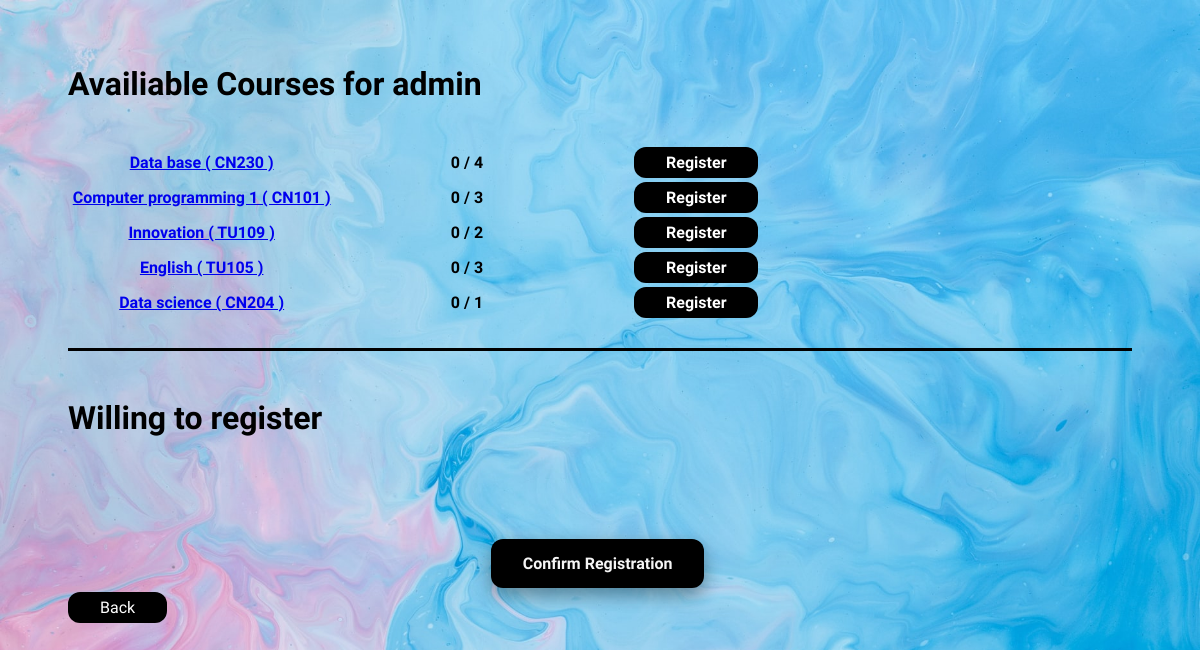
The page /course/register (signed in) on the database as committed earlier.
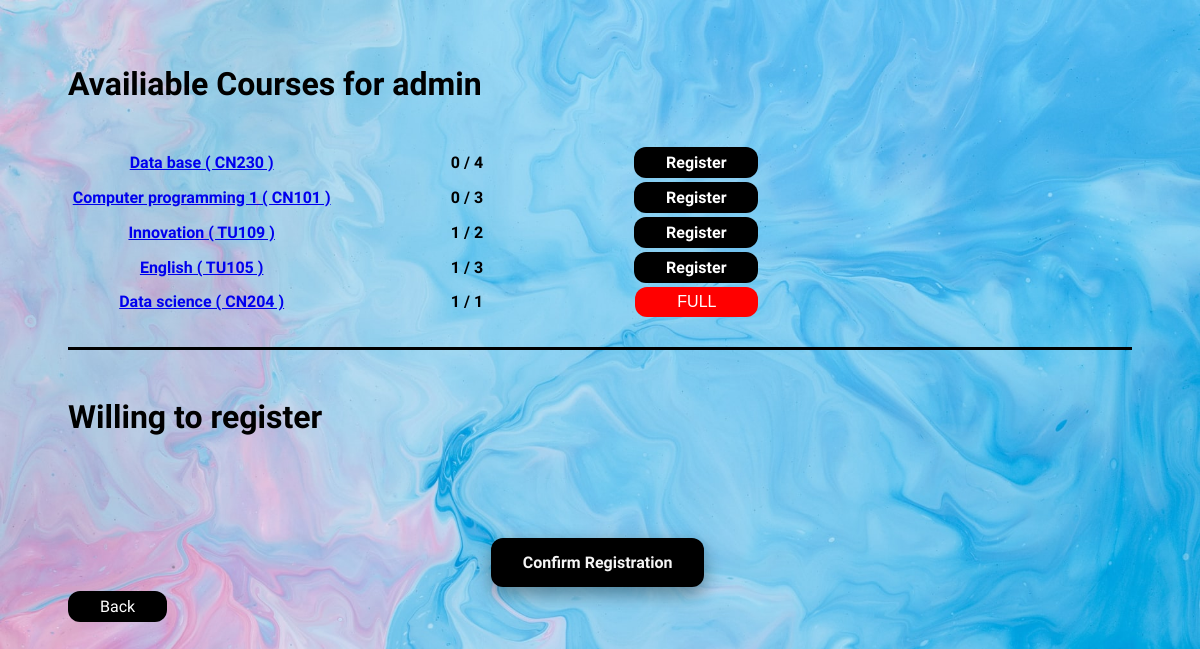
The same page on the database as committed later.
### course/models.py (models this page shows)
class Course(models.Model):
    code = models.CharField(max_length=5)
    name = models.CharField(max_length = 64)
    semester = models.IntegerField()
    year = models.IntegerField()
    amount = models.IntegerField()
    status = models.BooleanField()
    registered = models.ManyToManyField(Student,blank = True)
    def isfull(self) :
        if self.registered.count() == self.amount :
            return True
        return False
    def __str__(self):
        return f"{self.name} ( {self.code} )"

### course/views.py (the view)
# urls.py: path("register", views.register, name="register"),
def register(request) :
    if not request.user.is_authenticated:
        return HttpResponseRedirect(reverse("users:login"))
    username = request.user.username
    open_course = []
    user_temp = Temp_register.objects.get_or_create(user = request.user)[0]
    temp_registered = user_temp.register.all()
    registered_course = []
    for course in Course.objects.all() :
        for student in course.registered.all():
            if request.user == student.user:
                registered_course.append(course)
    for course in Course.objects.all():
        if  (course not in user_temp.register.all()) :
            open_course.append((course,course.registered.count(),course.isfull()))
        if course.isfull():
            course.status = False
        else :
            course.status = True
        course.save()
    return render(request, "course/register.html", {
        "username" : username,
        "open_courses": open_course,
        "temp_registered" : temp_registered ,
        "registered_course" : registered_course,
    })

### course/templates/course/register.html (shortened to what this page needs)
{% extends "course/layout.html" %}
{% block body %}
    <h1>Availiable Courses for {{username}}</h1>
    <br>
    {% if request.user.is_superuser %}
    <table>
        {% for course,num,full in open_courses %}
            <tr><th><b><a href='{%url "course:course" course.id %}'>{{course}}</a></b></th>
                <th><b>{{num}} / {{course.amount}}</b></th>
                {% if full %}
                    {% if course in registered_course and course not in temp_registered%}
                <th><div class="wrapper"><a href='{%url "course:temp_register" course.id %}' class = "button">Register</a></div></th>
                    {% else %}
                <th><div class="wrapper"><button class="fakebutton">FULL</button></div></th>
                    {% endif %}
                {% else %}
                <th><div class="wrapper"><a href='{%url "course:temp_register" course.id %}' class = "button" >Register</a></div></th>
                {% endif %}
            </tr>
        {% endfor %}
    </table>
    <br>
    <hr style="height:3px;border-width:0;color:black;background-color:black">
    <br>
    <h1>Willing to register</h1>
    <br>
    {% endif %}
    <br>
    <br>
    <br>
    <div class="wrapper"><b><a href='{%url "course:confirm_register" %}' class = "button2">Confirm Registration</a></b></div>
    <a href='{%url "users:index" %}' class = "button">Back</a>
{% endblock %}

### course/templates/course/layout.html (shortened to what this page needs)
{% load static %}
<!DOCTYPE html>
<html>
    <link href = "{% static 'course/css/styles.css' %}" rel="stylesheet">
    <head>
    </head>
    <body>
        {% block body %}
        {% endblock %}
    </body>
</html>

Rows that differ between the two databases and show on the page:
computed for Course "Innovation ( TU109 )": num "0" → "1"
computed for Course "English ( TU105 )": num "0" → "1"
changed Course "Data science ( CN204 )": num "0" → "1"; text "Register" → "FULL"
